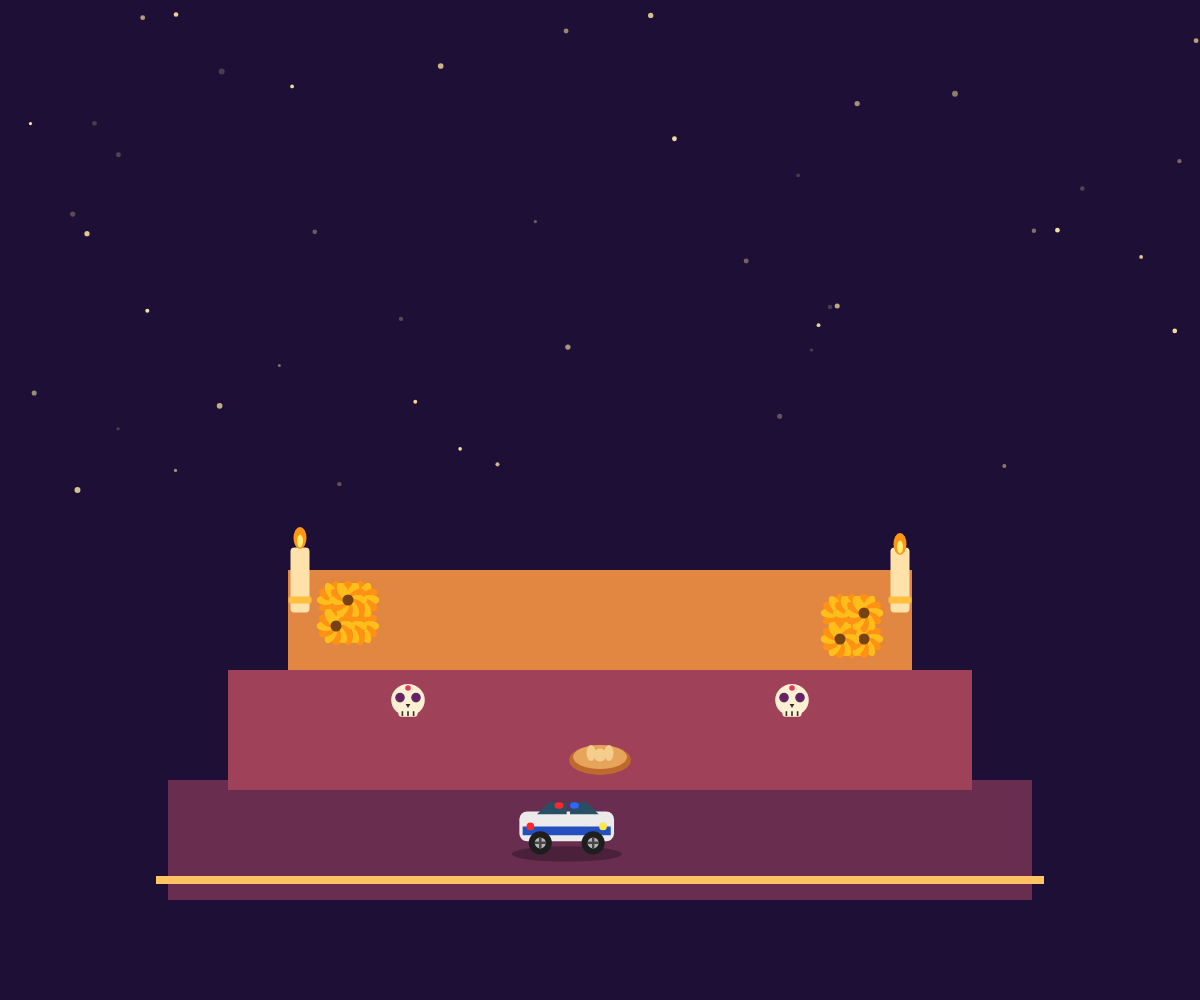
Frame 1 (no input)
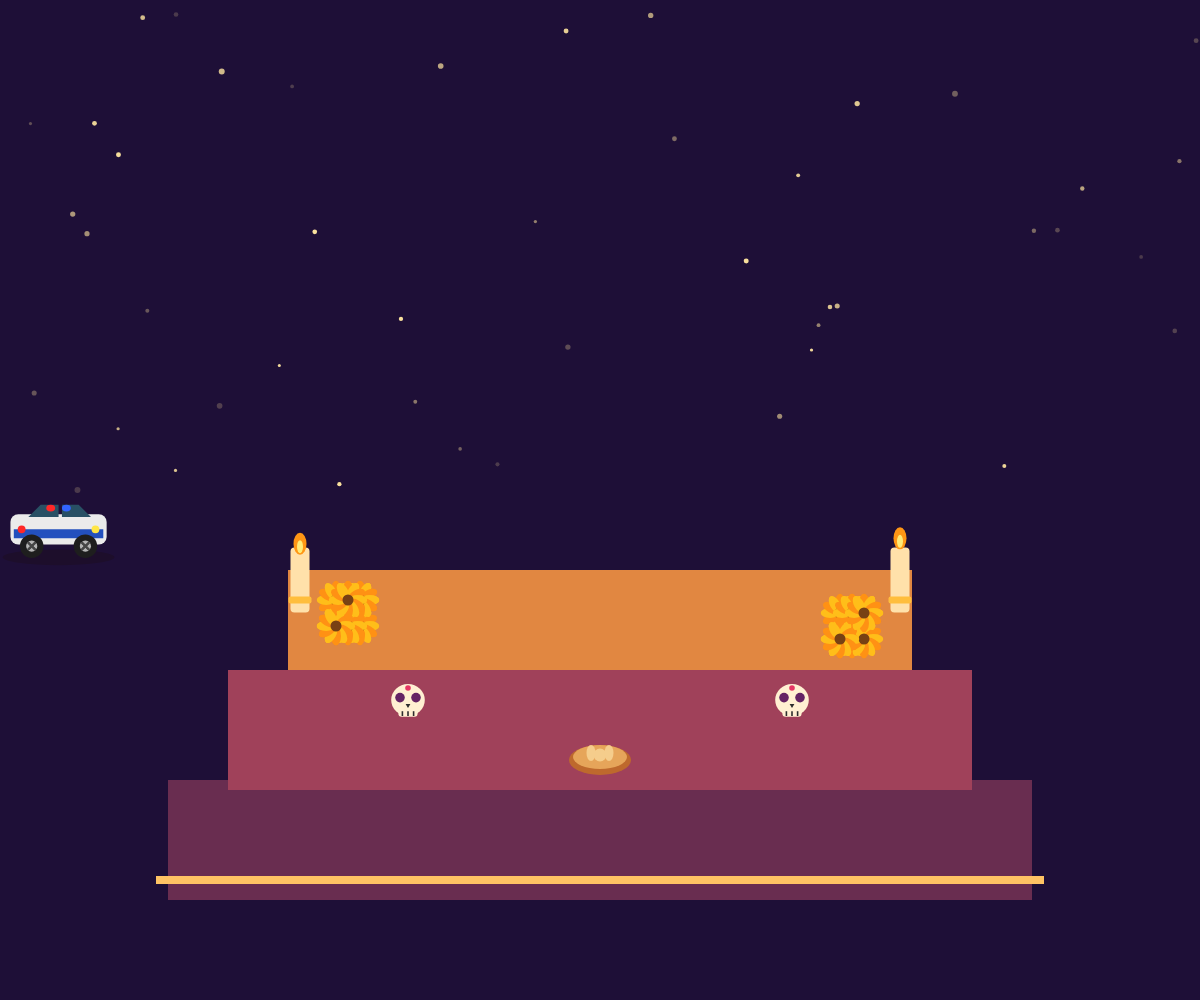
Frame 60 (no input)
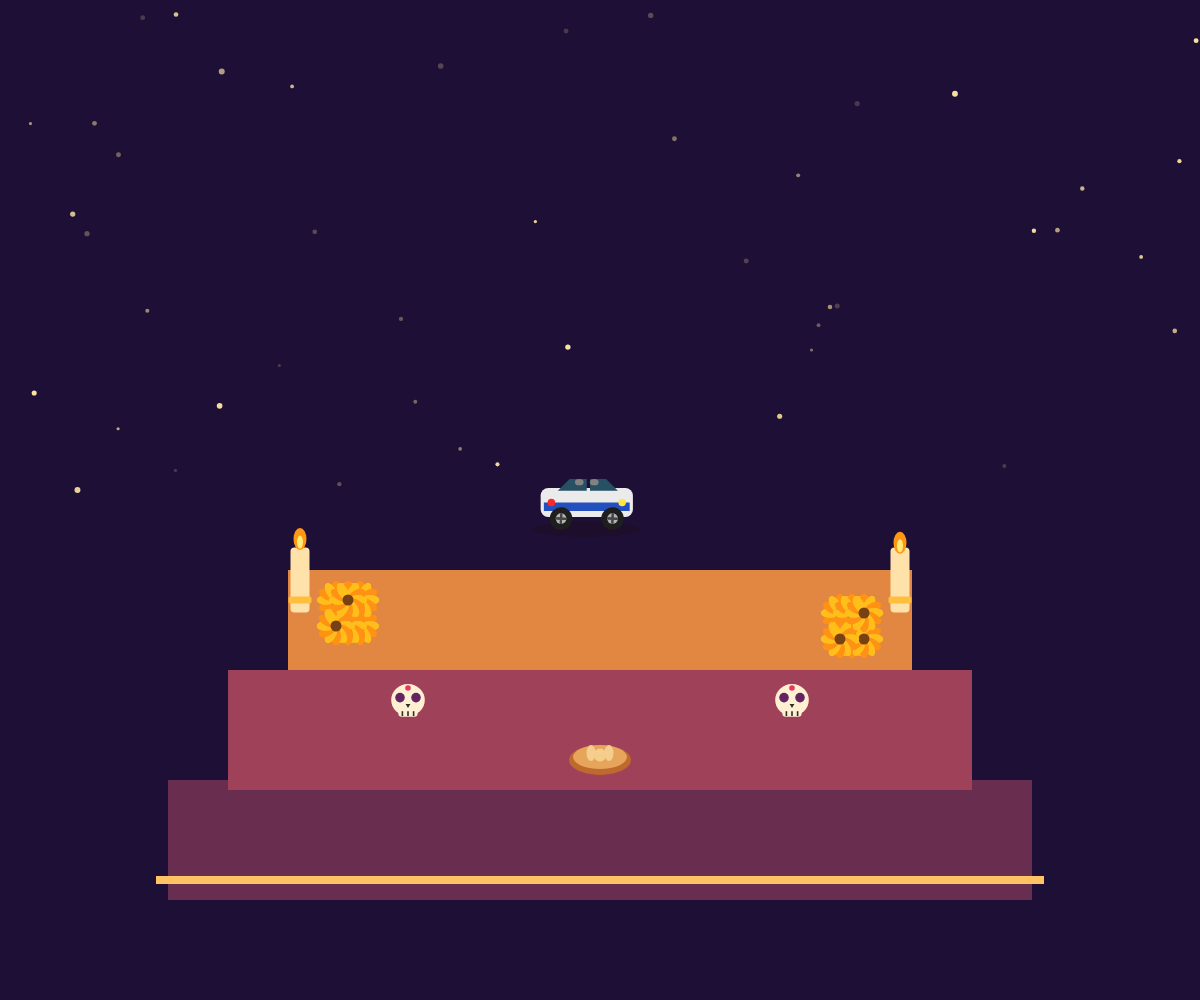
Frame 120 (the mouse pressed at the canvas centre since frame 60)

The p5.js sketch that drew these frames (run headless with seeded random() and noise() and a simulated clock; from frame 60 on, the mouse is pressed at the canvas centre):

// p5.js sketch
// ── sketch.js

let flores = [];
let robotX;
let robotY;
let giro = 0;
let sirenaActiva = true;


function setup() {
  createCanvas(windowWidth, windowHeight);

  robotX = width / 2;
  robotY = height * 0.84;

  for (let i = 0; i < 45; i++) {
    flores.push({
      x: random(width),
      y: random(height * 0.5),
      tam: random(2, 4)
    });
  }
}

function draw() {
  background(30, 15, 55);

  dibujarEstrellas();
  dibujarAltar();
  dibujarFlores();

  // veladoras animadas con movimiento 
  dibujarVela(width * 0.25, height * 0.58);
  dibujarVela(width * 0.75, height * 0.58);

  // aqui las calaveritas 
  dibujarCalavera(width * 0.34, height * 0.70, 0.8);
  dibujarCalavera(width * 0.66, height * 0.70, 0.8);

  // pan 
  dibujarPan(width * 0.5, height * 0.76);



  // aqui en carrito sigue lo que es el mouse 
  let limiteXMin = min(45, width / 2);
  let limiteXMax = max(width - 45, width / 2);

  let limiteYMin = min(height * 0.78, height / 2);
  let limiteYMax = max(height * 0.92, height / 2);

  robotX = lerp(
    robotX,
    constrain(mouseX, limiteXMin, limiteXMax),
    0.06
  );

  robotY = lerp(
    robotY,
    constrain(mouseY, limiteYMin, limiteYMax),
    0.04
  );

  push();
  translate(robotX, robotY);

  let escala = constrain(width / 900, 0.55, 1.1);
  escala *= 1 + sin(frameCount * 0.04) * 0.025;
  scale(escala);

  dibujarRobot();
  pop();

  giro += 0.04;
}

// =====================================
// aqui es donde esta el fondo y las estrellas 
// =====================================

function dibujarEstrellas() {
  noStroke();

  for (let i = 0; i < flores.length; i++) {
    let estrella = flores[i];
    let brillo = 150 + 100 * sin(frameCount * 0.04 + i);

    fill(255, 230, 160, brillo);
    circle(
      estrella.x,
      estrella.y,
      estrella.tam * 1.5
    );
  }
}

// =====================================
// la estructura del de lo que es el altar 
// =====================================

function dibujarAltar() {
  rectMode(CENTER);
  noStroke();

  fill(105, 45, 80);
  rect(
    width / 2,
    height * 0.84,
    width * 0.72,
    height * 0.12
  );

  fill(160, 65, 90);
  rect(
    width / 2,
    height * 0.73,
    width * 0.62,
    height * 0.12
  );

  fill(225, 135, 65);
  rect(
    width / 2,
    height * 0.62,
    width * 0.52,
    height * 0.10
  );

  // el mantel 
  fill(255, 195, 100);
  rect(
    width / 2,
    height * 0.88,
    width * 0.74,
    8
  );
}

// =====================================
// las flores de muerto
// =====================================

function dibujarFlores() {
  let escala = constrain(width / 900, 0.55, 1.1);

  for (let i = 0; i < 18; i++) {
    let lado = i % 2 === 0 ? -1 : 1;
    let x = width / 2 +
      lado * (width * 0.20 + (i % 3) * 12);

    let y = height * 0.60 + (i % 4) * 13;

    push();
    translate(x, y);
    scale(escala);

    dibujarFlor();

    pop();
  }
}

function dibujarFlor() {
  noStroke();

  // aqui es como el petalo que gira al rededor 
  for (let i = 0; i < 12; i++) {
    push();

    rotate(TWO_PI * i / 12);

    fill(
      i % 2 === 0
        ? color(255, 145, 20)
        : color(255, 190, 25)
    );

    ellipse(0, -9, 9, 17);

    pop();
  }

  fill(120, 65, 20);
  circle(0, 0, 10);
}

// =====================================
// aqui es donde las velas con la llama animadas
// =====================================

function dibujarVela(x, y) {
  push();
  translate(x, y);

  rectMode(CENTER);
  noStroke();

  fill(255, 225, 170);
  rect(0, 0, 19, 65, 4);

  fill(255, 190, 60);
  rect(0, 20, 23, 7, 2);

  // la llama de la vela cambia como que de tamaño
  let parpadeo = sin(frameCount * 0.15 + x) * 3;

  push();
  translate(0, -39);

  fill(255, 150, 20);
  ellipse(0, parpadeo, 13, 22);

  fill(255, 235, 120);
  ellipse(0, parpadeo + 3, 6, 13);

  pop();
  pop();
}

// =====================================
// aqui las calaveritas del altar 
// =====================================

function dibujarCalavera(x, y, tam) {
  push();
  translate(x, y);
  scale(tam);

  noStroke();

  fill(255, 240, 210);
  ellipse(0, 0, 42, 40);

  rectMode(CENTER);
  rect(0, 15, 24, 12, 4);

  // ojos
  fill(100, 35, 100);
  circle(-10, -3, 12);
  circle(10, -3, 12);

  // nariz
  fill(45);
  triangle(-3, 5, 3, 5, 0, 10);

  // decoración frontal
  fill(230, 55, 100);
  circle(0, -15, 7);

  fill(45);
  for (let i = -7; i <= 7; i += 7) {
    rect(i, 17, 2, 6);
  }

  pop();
}

// =====================================
// pan 
// =====================================

function dibujarPan(x, y) {
  push();
  translate(x, y);

  noStroke();

  fill(190, 105, 45);
  ellipse(0, 0, 62, 30);

  fill(230, 165, 90);
  ellipse(0, -3, 54, 24);

  fill(245, 205, 140);
  ellipse(0, -5, 13, 13);
  ellipse(-9, -7, 9, 16);
  ellipse(9, -7, 9, 16);

  pop();
}


// =====================================
// el carrito 
// =====================================

function dibujarRobot() {
  rectMode(CENTER);
  noStroke();

  // sombra
  fill(30, 15, 25, 100);
  ellipse(0, 25, 100, 14);

  // carrocería
  fill(235);
  rect(0, 0, 86, 27, 7);

  // ralla azul 
  fill(35, 80, 190);
  rect(0, 4, 80, 8);

  // ventanas
  fill(40, 80, 100);

  quad(-27, -11, -16, -22, 0, -22, 0, -11);
  quad(3, -22, 18, -22, 29, -11, 3, -11);

  // focos delanteros 
  noStroke();
  fill(255, 230, 70);
  circle(33, 0, 7);

  fill(255, 40, 40);
  circle(-33, 0, 7);

  // ruedas dentro del carro
  dibujarRuedaRobot(-24, 15);
  dibujarRuedaRobot(24, 15);

  
  if (sirenaActiva) {
    let alternar = frameCount % 30 < 15;

    fill(alternar ? color(255, 40, 40) :
                    color(50, 100, 255));
    ellipse(-7, -19, 8, 6);

    fill(alternar ? color(50, 100, 255) :
                    color(255, 40, 40));
    ellipse(7, -19, 8, 6);
  } else {
    fill(130);
    ellipse(-7, -19, 8, 6);
    ellipse(7, -19, 8, 6);
  }
}

// =====================================
// aqui es donde las ruedas giran al mismo centro 
// =====================================

function dibujarRuedaRobot(x, y) {
  push();

  // mueve el origen al centro de la rueda
  translate(x, y);

  // Gira alrededor 
  rotate(giro);

  noStroke();
  fill(30);
  circle(0, 0, 21);

  fill(180);
  circle(0, 0, 10);

  // rayos anidados
  stroke(70);
  strokeWeight(2);

  for (let i = 0; i < 4; i++) {
    push();

    rotate(i * HALF_PI);
    line(-4, 0, 4, 0);

    pop();
  }

  pop();
}

// =====================================
// la interactividad del mouse 
// =====================================

function mousePressed() {
  sirenaActiva = !sirenaActiva;
}

// =====================================
// cambia de tamaño
// =====================================

function windowResized() {
  resizeCanvas(windowWidth, windowHeight);

  robotX = constrain(
    robotX,
    min(45, width / 2),
    max(width - 45, width / 2)
  );

  robotY = constrain(
    robotY,
    min(height * 0.78, height / 2),
    max(height * 0.92, height / 2)
  );
}
